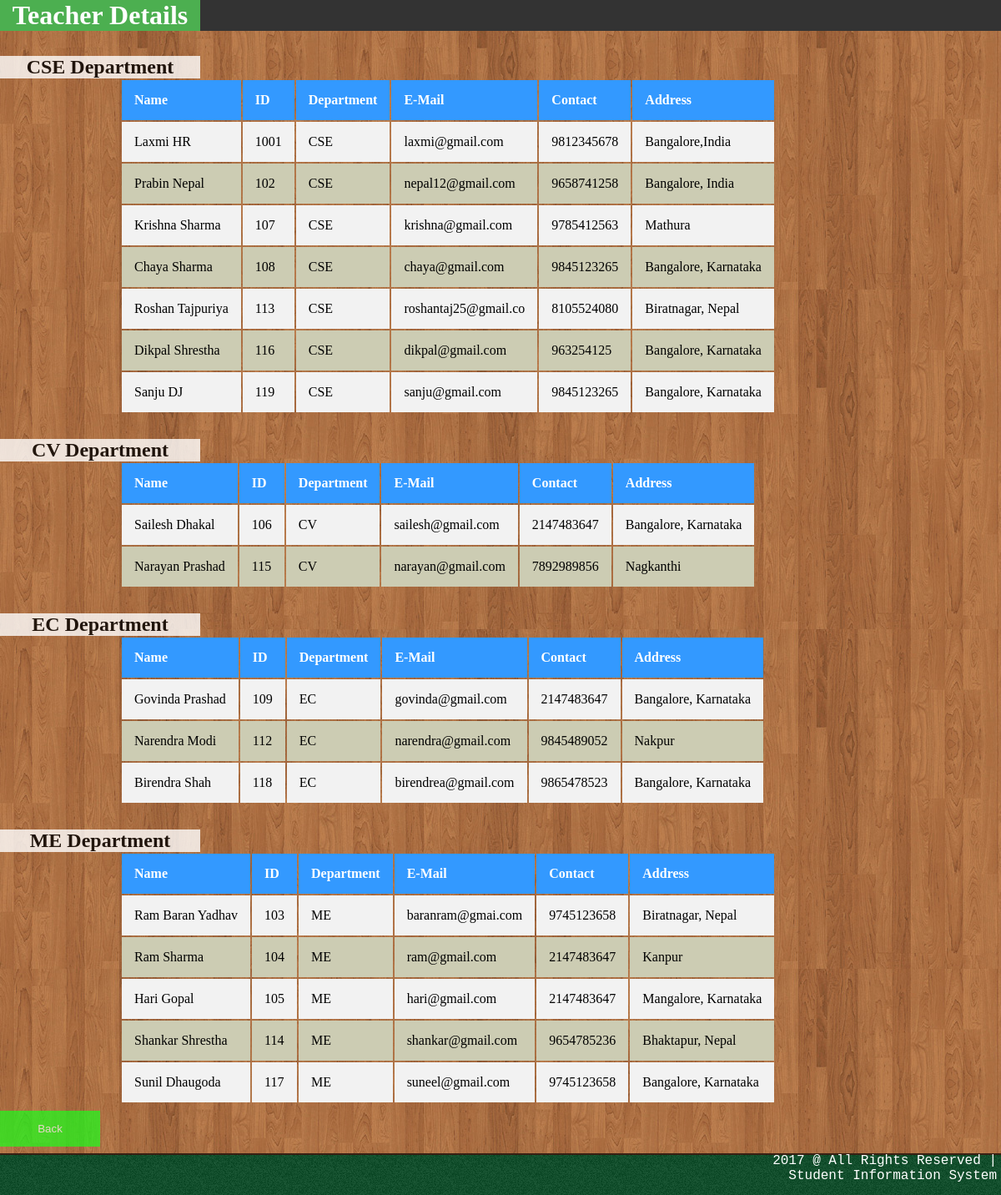
The app's page /teadetailsstu.php (signed in) with its own data.
### tables this page shows
CREATE TABLE `teacherprof` (
  `Name` varchar(30) NOT NULL,
  `Date` varchar(10) NOT NULL,
  `ID` varchar(10) NOT NULL,
  `Department` varchar(20) NOT NULL,
  `mail` varchar(20) NOT NULL,
  `Contact` bigint(10) NOT NULL,
  `Address` varchar(50) NOT NULL,
  `Passw` varchar(30) NOT NULL
);

### teadetailsstu.php (the view, shortened to what this page needs)
<!DOCTYPE html>
<html>
<head>
	<link rel="stylesheet" type="text/css" href="teadetailstea.css">
</head>
<body>
	<div class="prof1">
	<h1 class="prof">Teacher Details</h1>
	</div>
	<div class="box">
		<h2 class='deps'>CSE Department</h2>
	</div>
	<section>
		<?php
			include("mysql.php");
			$sql="select * from teacherprof where Department='CSE'  ";
			$run=mysqli_query($db,$sql);
			echo"<div class='table'>
				<table>
					<tr>
		    			<th>Name</th>
		    			<th>ID</th>
		    			<th>Department</th>
		    			<th>E-Mail</th>
		    			<th>Contact</th>
		    			<th>Address</th>
		  			</tr>";
  			while($row=mysqli_fetch_array($run)){
				echo "<tr>";
					 echo"<td>".$row['Name']."</td>";
					 echo"<td>".$row['ID']."</td>";
					 echo"<td>".$row['Department']."</td>";
					 echo"<td>".$row['mail']."</td>";
					 echo"<td>".$row['Contact']."</td>";
					 echo"<td>".$row['Address']."</td>";
				echo"</tr>";
			}
			echo "</table>";
			echo "</div>";
		?>
	</section>
	<section>
		<div class="box">
			<h2 class='deps'>CV Department</h2>
		</div>
		<?php
			include("mysql.php");
			$sql="select * from teacherprof where Department='CV'";
			$run=mysqli_query($db,$sql);
			echo"<div class='table'>
				<table>
					<tr>
		    			<th>Name</th>
		    			<th>ID</th>
		    			<th>Department</th>
		    			<th>E-Mail</th>
		    			<th>Contact</th>
		    			<th>Address</th>
		  			</tr>";
  			while($row=mysqli_fetch_array($run)){
				echo "<tr>";
					 echo"<td>".$row['Name']."</td>";
					 echo"<td>".$row['ID']."</td>";
					 echo"<td>".$row['Department']."</td>";
					 echo"<td>".$row['mail']."</td>";
					 echo"<td>".$row['Contact']."</td>";
					 echo"<td>".$row['Address']."</td>";
				echo"</tr>";
			}
			echo "</table>";
			echo "</div>";
		?>
	</section>
	<section>
		<div class="box">
			<h2 class='deps'>EC Department</h2>
		</div>
		<?php
			include("mysql.php");
			$sql="select * from teacherprof where Department='EC'";
			$run=mysqli_query($db,$sql);
			echo"<div class='table'>
				<table>
					<tr>
		    			<th>Name</th>
		    			<th>ID</th>
		    			<th>Department</th>
		    			<th>E-Mail</th>
		    			<th>Contact</th>
		    			<th>Address</th>
		  			</tr>";
  			while($row=mysqli_fetch_array($run)){
				echo "<tr>";
					 echo"<td>".$row['Name']."</td>";
					 echo"<td>".$row['ID']."</td>";
					 echo"<td>".$row['Department']."</td>";
					 echo"<td>".$row['mail']."</td>";
					 echo"<td>".$row['Contact']."</td>";
					 echo"<td>".$row['Address']."</td>";
				echo"</tr>";
			}
			echo "</table>";
			echo "</div>";
		?>
	</section>
	<section>
		<div class="box">
			<h2 class='deps'>ME Department</h2>
		</div>
		<?php
			include("mysql.php");
			$sql="select * from teacherprof where Department='ME'";
			$run=mysqli_query($db,$sql);
			echo"<div class='table'>
				<table>
					<tr>
		    			<th>Name</th>
		    			<th>ID</th>
		    			<th>Department</th>
		    			<th>E-Mail</th>
		    			<th>Contact</th>
		    			<th>Address</th>
		  			</tr>";
  			while($row=mysqli_fetch_array($run)){
				echo "<tr>";
					 echo"<td>".$row['Name']."</td>";
					 echo"<td>".$row['ID']."</td>";
					 echo"<td>".$row['Department']."</td>";
					 echo"<td>".$row['mail']."</td>";
					 echo"<td>".$row['Contact']."</td>";
					 echo"<td>".$row['Address']."</td>";
				echo"</tr>";
			}
			echo "</table>";
			echo "</div>";
		?>
	</section>
	<form action="stuprof.php">
		<button type="submit">Back</button>
	</form>
	<div class="footer">
		<p class="sitecredit"> 2017 @ All Rights Reserved | </p>
		<br>
		<p class="designcredit">Student Information System</p>
	</div>
</body>
</html>

### teadetailstea.css (style rules this page uses)
* { margin:0px; padding:0px; }
body { background-image: url(images/bodybg.jpg); }
h1.prof { text-align: center; font-family: "Palatino Linotype", "Book Antiqua", Palatino, serif; display: block; color: white; text-decoration: none; background-color: #4CAF50; width: 20%; }
.prof1 { list-style-type: none; margin: 0; padding: 0; overflow: hidden; background-color: #333; }
h2.deps { margin-top: 30px; }
.box { background-color: #ffffff; opacity: 0.8; text-align: center; width: 20%; }
th, td { text-align: left; padding: 15px; width: auto; }
tr:nth-child(even) { background-color: #f2f2f2 }
tr:nth-child(odd) { background-color: #ccccb3 }
th { background-color: #3399ff; color: white; }
table { margin-left: 12%; }
button { background-color: #1aff1a; color: white; padding: 14px 20px; margin: 8px 0; border: none; cursor: pointer; width: 10%; opacity: 0.7; }
.footer { position: relative; left: 0; bottom: 0; height: 50px; background-image: url(images/footerbg.jpg); width: 100%; }
p.sitecredit { float: right; color: white; font-family: Courier New; margin-right: 5px; }
p.designcredit { float: right; color: white; font-family: Courier New; margin-right: 5px; }

### records on screen
teacherprof: Name "Laxmi HR", ID "1001", Department "CSE", mail "laxmi@gmail.com", Contact "9812345678", Address "Bangalore,India"
teacherprof: Name "Prabin Nepal", ID "102", Department "CSE", mail "nepal12@gmail.com", Contact "9658741258", Address "Bangalore, India"
teacherprof: Name "Krishna Sharma", ID "107", Department "CSE", mail "krishna@gmail.com", Contact "9785412563", Address "Mathura"
teacherprof: Name "Chaya Sharma", ID "108", Department "CSE", mail "chaya@gmail.com", Contact "9845123265", Address "Bangalore, Karnataka"
teacherprof: Name "Roshan Tajpuriya", ID "113", Department "CSE", mail "roshantaj25@gmail.co", Contact "8105524080", Address "Biratnagar, Nepal"
teacherprof: Name "Dikpal Shrestha", ID "116", Department "CSE", mail "dikpal@gmail.com", Contact "963254125", Address "Bangalore, Karnataka"
teacherprof: Name "Sanju DJ", ID "119", Department "CSE", mail "sanju@gmail.com", Contact "9845123265", Address "Bangalore, Karnataka"
teacherprof: Name "Sailesh Dhakal", ID "106", Department "CV", mail "sailesh@gmail.com", Contact "2147483647", Address "Bangalore, Karnataka"
teacherprof: Name "Narayan Prashad", ID "115", Department "CV", mail "narayan@gmail.com", Contact "7892989856", Address "Nagkanthi"
teacherprof: Name "Govinda Prashad", ID "109", Department "EC", mail "govinda@gmail.com", Contact "2147483647", Address "Bangalore, Karnataka"
teacherprof: Name "Narendra Modi", ID "112", Department "EC", mail "narendra@gmail.com", Contact "9845489052", Address "Nakpur"
teacherprof: Name "Birendra Shah", ID "118", Department "EC", mail "birendrea@gmail.com", Contact "9865478523", Address "Bangalore, Karnataka"
teacherprof: Name "Ram Baran Yadhav", ID "103", Department "ME", mail "baranram@gmai.com", Contact "9745123658", Address "Biratnagar, Nepal"
teacherprof: Name "Ram Sharma", ID "104", Department "ME", mail "ram@gmail.com", Contact "2147483647", Address "Kanpur"
teacherprof: Name "Hari Gopal", ID "105", Department "ME", mail "hari@gmail.com", Contact "2147483647", Address "Mangalore, Karnataka"
teacherprof: Name "Shankar Shrestha", ID "114", Department "ME", mail "shankar@gmail.com", Contact "9654785236", Address "Bhaktapur, Nepal"
teacherprof: Name "Sunil Dhaugoda", ID "117", Department "ME", mail "suneel@gmail.com", Contact "9745123658", Address "Bangalore, Karnataka"
